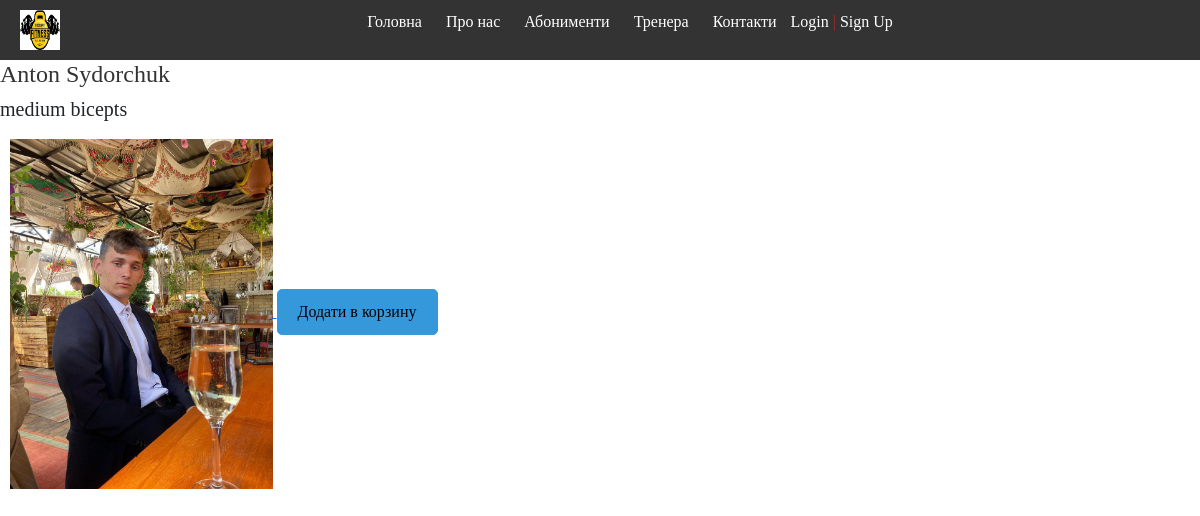
/coach/Anton/, run on the app's committed database.
### store/models.py (models this page shows, shortened)
class Coach(models.Model):
    user = models.OneToOneField(User, on_delete=models.CASCADE)
    descriptions = models.TextField()
    image = models.ImageField(upload_to=None)
    price_per_training = models.IntegerField()
    slug = models.SlugField(unique=True, max_length=50)
    class Meta:
        verbose_name = 'Тренер'
        verbose_name_plural = 'Тренери'

class User(AbstractUser):
    email = models.EmailField(_("email address"), unique=True)
    USERNAME_FIELD = 'email'
    REQUIRED_FIELDS = ['username']

### store/views/coach.py (the view)
# urls.py: path('coach/<slug:coach_slug>/', coach.CoachDetail.as_view(), name='coach_detail'),
class CoachDetail(DetailView):
    model = Coach
    template_name = 'coach/coach_detail.html'
    slug_field = 'slug'
    slug_url_kwarg = 'coach_slug'
    context_object_name = 'coach'

### templates/coach/coach_detail.html
{% extends 'base.html' %}
{% block content %}
    <div class="coach-detail-container">
        <h1 class="name-surname-coach">{{ coach.user.first_name }} {{ coach.user.last_name }}</h1>
        <h5>{{ coach.descriptions }}</h5>
    </div>
    <div class="coach-image-container">
        <a href="#">
            <img src="{{ coach.image.url }}" alt="coach" class="coach-image">
        </a>
        <a href="{% url 'coach_add' coach_slug=coach.slug coach_id=coach.id %}" class="btn-delete-ticket">Додати в корзину</a>
    </div>
{% endblock %}

### store/static/store/css/style.css (style rules this page uses)
* { margin: 0; padding: 0; box-sizing: border-box; font-family: 'Times New Roman', serif; }

### store/static/store/css/style_coach.css (style rules this page uses)
.coach-image { height: 350px; weight: 250px }
.coach-image-container { float: left; margin: 10px; width: 50%; }

### store/static/store/css/style_ticket.css (style rules this page uses)
h1 { font-size: 24px; color: #333; }
.btn-delete-ticket { display: inline-block; padding: 10px 20px; background-color: #3498db; color: black; text-decoration: none; border: 1px solid #3498db; border-radius: 5px; font-size: 16px; }

### store/static/store/css/style_pay.css (style rules this page uses)
::placeholder { font-size: 14px; font-weight: 600; }

### data on the page
Coach: user.first_name "Anton", user.last_name "Sydorchuk", descriptions "medium bicepts", image (picture)
